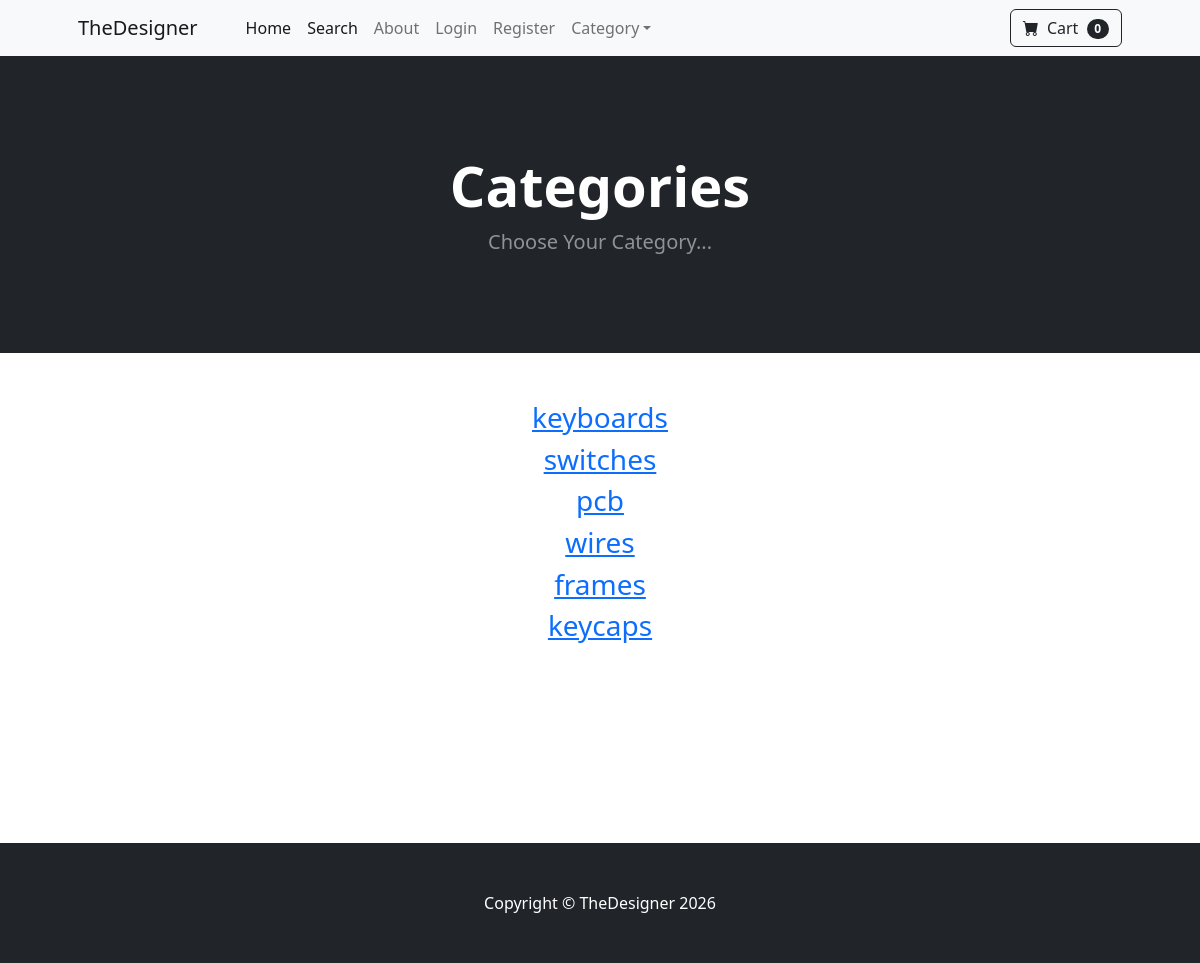
The app's page /category_summary/ with its own data.
### store/models.py (models this page shows)
class Category(models.Model):
    name = models.CharField(max_length=50)
    def __str__(self):
        return self.name
    class Meta:
        verbose_name_plural = "Categories"

### store/views.py (the view)
# urls.py: path('category_summary/', views.category_summary, name='category_summary'),
def category_summary(request):
    categories = Category.objects.all()
    return render(request, 'category_summary.html',{"categories":categories})

### cart/cart.py (called while the page is built)
    def __len__(self):
        return len(self.cart)

### cart/context_processors.py (called while the page is built)
def cart(request):
    return {'cart': Cart(request)}

### store/templates/category_summary.html
{% extends 'base.html' %}
{% block content %}
    <header class="bg-dark py-5">
        <div class="container px-4 px-lg-5 my-5">
            <div class="text-center text-white">
                <h1 class="display-4 fw-bolder">Categories</h1>
                <p class="lead fw-normal text-white-50 mb-0">Choose Your Category...</p>
            </div>
        </div>
    </header>
    <div class="container">
        <div class="row">
            <center>
                <div class="col-8">
                    <br/><br/>
                    {% for category in categories %}
                    <h3><a href="{% url 'category' 'category' %}">{{ category }}</a></h3>
                    {% endfor %}
<br/><br/><br/><br/><br/><br/><br/><br/>
                </div>
            </center>
        </div>
    </div>
{% endblock %}

### records on screen
Category: name "keyboards"
Category: name "switches"
Category: name "pcb"
Category: name "wires"
Category: name "frames"
Category: name "keycaps"

### other values on screen
{{ cart | length }} "0"
